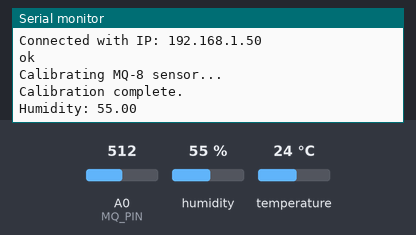
A sketch run on a simulated ESP8266 (NodeMCU). Parts: the last lines printed to the serial monitor. The test bench sets the inputs (shaded band); at power-on: A0 (MQ_PIN) = 512, humidity 55 %, temperature 24 °C. WiFi joins after 1.5 s; servers stay silent unless stated.

Above: at 12.7 s.
12.8 s: A0 (MQ_PIN) set to 1023
At 13.9 s:
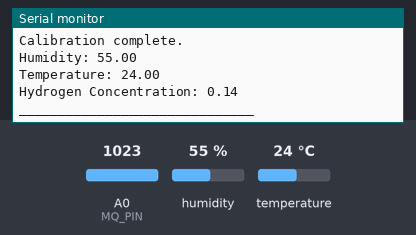
14.4 s: humidity set to 22 %
At 14.41 s:
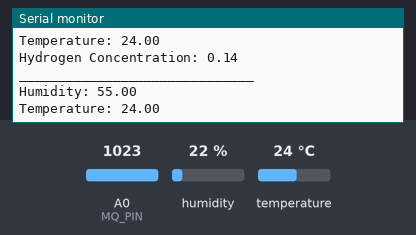
17.4 s: temperature set to 12 °C
At 18.0 s:
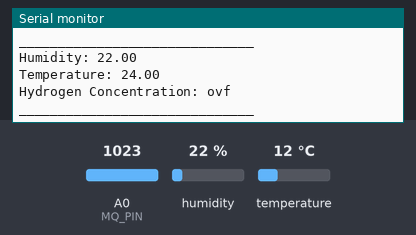
18.9 s: A0 (MQ_PIN) set to 900
At 18.9 s:
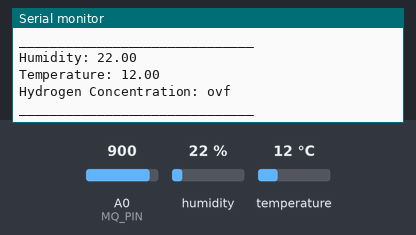
20.4 s: humidity set to 40 %
At 20.4 s:
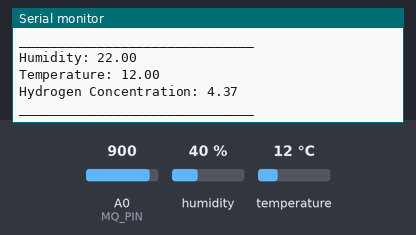
Timing chart, 0 to 22.9 s (numbered marks = the images above; inputs shaded):
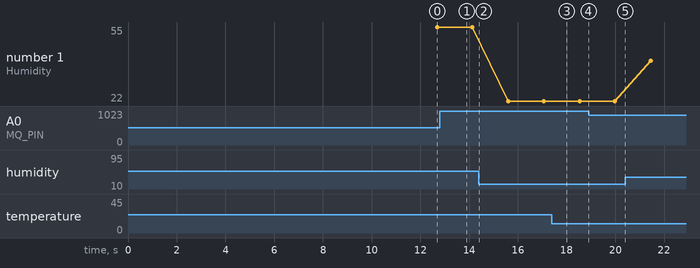

Measured:
- plotted number 1: 55 → 22 after the input at 14.4 s, 22 → 40 after the input at 20.4 s

The sketch:

dht_firebase1.ino
```cpp
#include "DHT.h"
#define DHTPIN D4
#define DHTTYPE DHT11

#include <Arduino.h>
#if defined(ESP32)
  #include <WiFi.h>
#elif defined(ESP8266)
  #include <ESP8266WiFi.h>
#endif
#include <Firebase_ESP_Client.h>

#define MQ_PIN A0 // Define the analog pin for the MQ sensor
#define RO_CLEAN_AIR_FACTOR 9.83 // Define the RO_CLEAN_AIR_FACTOR for MQ-8 sensor

#define WIFI_SSID "Razo"
#define WIFI_PASSWORD "password1"
#define API_KEY "AIzaSyDJyOSVXPr5lruuIYleatmDpfKPhH4rJNs123"
#define DATABASE_URL "https://mainproject-1ebb8-default-rtdb.firebaseio.com/"


DHT dht(DHTPIN, DHTTYPE);
float Ro = 10; // Initial value for Ro

// Firebase configuration
FirebaseData fbdo;
FirebaseAuth auth;
FirebaseConfig config;
bool signupOK = false;

// Rest of your existing code...

void calibrate() {
  Serial.println("Calibrating MQ-8 sensor...");
  delay(5000); // Allow the sensor to warm up

  // Read sensor value multiple times and take an average to calibrate
  int value = 0;
  for (int i = 0; i < 50; i++) {
    value += analogRead(MQ_PIN);
    delay(100);
  }
  value = value / 50;

  float sensor_volt = value * (3.3 / 1023.0); // Convert sensor value to voltage
  float RS_air = ((3.3 - sensor_volt) / sensor_volt); // Calculate sensor resistance in clean air
  Ro = RS_air / RO_CLEAN_AIR_FACTOR; // Calibrate Ro value
  Serial.println("Calibration complete.");
}

float readHydrogen() {
  int sensorValue = analogRead(MQ_PIN); // Read sensor value
  float sensor_volt = sensorValue * (3.3 / 1023.0); // Convert sensor value to voltage
  float RS_gas = ((3.3 - sensor_volt) / sensor_volt); // Calculate sensor resistance in gas

  float ratio = RS_gas / Ro; // Calculate ratio Rs/Ro
  float ppm_log = (log10(ratio) - 0.4999) / (-0.5794); // Calculate ppm using a logarithmic equation

  return pow(10, ppm_log); // Convert ppm_log back to ppm
}

void setup(){
  pinMode(DHTPIN, INPUT);
  dht.begin();
  Serial.begin(115200);
  WiFi.begin(WIFI_SSID, WIFI_PASSWORD);
  Serial.print("Connecting to Wi-Fi");
  while (WiFi.status() != WL_CONNECTED){
    Serial.print(".");
    delay(300);
  }
  Serial.println();
  Serial.print("Connected with IP: ");
  Serial.println(WiFi.localIP());
  Serial.println();

  /* Assign the api key (required) */
  config.api_key = API_KEY;

  /* Assign the RTDB URL (required) */
  config.database_url = DATABASE_URL;

  /* Sign up */
  if (Firebase.signUp(&config, &auth, "", "")){
    Serial.println("ok");
    signupOK = true;
  }
  else{
    Serial.printf("%s\n", config.signer.signupError.message.c_str());
  }

  /* Assign the callback function for the long running token generation task */
  //config.token_status_callback = tokenStatusCallback; //see addons/TokenHelper.h

  Firebase.begin(&config, &auth);
  Firebase.reconnectWiFi(true);

  // Call calibration function to initialize the sensor
  calibrate();
}

void loop() {
  delay(1000);

  // Read DHT sensor data
  float h = dht.readHumidity();
  float t = dht.readTemperature();

  // Read hydrogen concentration
  float hydrogen = readHydrogen();

  if (Firebase.ready() && signupOK) {
    // Convert float values to strings
    String humidityStr = String(h);
    String temperatureStr = String(t);
    String hydrogenStr = String(hydrogen);

    if (Firebase.RTDB.setString(&fbdo, "DHT/humidity", humidityStr)) {
      Serial.print("Humidity: ");
      Serial.println(h);
    } else {
      Serial.println("FAILED");
      Serial.println("REASON: " + fbdo.errorReason());
    }

    if (Firebase.RTDB.setString(&fbdo, "DHT/temperature", temperatureStr)) {
      Serial.print("Temperature: ");
      Serial.println(t);
    } else {
      Serial.println("FAILED");
      Serial.println("REASON: " + fbdo.errorReason());
    }

    if (Firebase.RTDB.setString(&fbdo, "Hydrogen/concentration", hydrogenStr)) {
      Serial.print("Hydrogen Concentration: ");
      Serial.println(hydrogen);
    } else {
      Serial.println("FAILED");
      Serial.println("REASON: " + fbdo.errorReason());
    }
  }
  Serial.println("______________________________");
}
```
